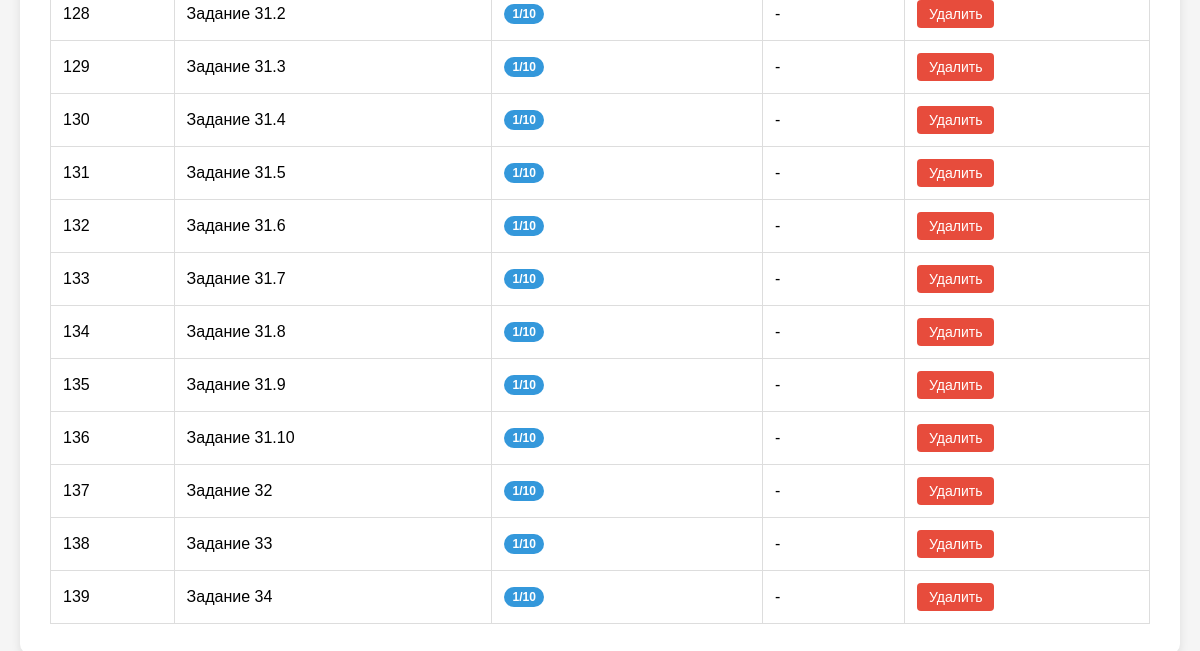
Before: /admin/tasks (signed in, lower part) with the older database file.
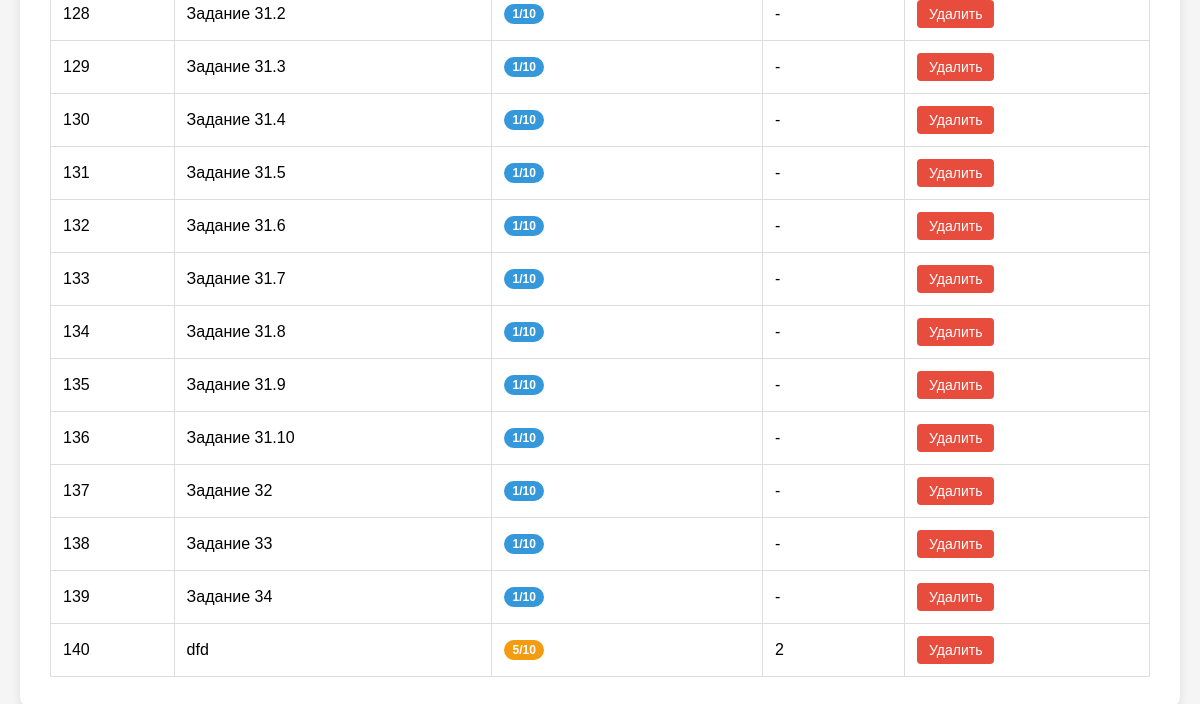
After: the same page with the newer database file.
### tables this page shows
CREATE TABLE tasks6 (id INTEGER PRIMARY KEY, title TEXT NOT NULL, description TEXT NOT NULL, anwser TEXT, difficulty INTEGER, tags TEXT, source TEXT, task_type TEXT DEFAULT 'text_answer', is_visible_to_students BIT DEFAULT 1);

### app.py (the view)
@app.route('/admin/tasks')
def admin_tasks():
    if not is_admin():
        flash('Доступ запрещен', 'error')
        return redirect(url_for('home'))
    conn = sqlite3.connect(DB_PATH)
    cursor = conn.cursor()
    cursor.execute("SELECT id, title, difficulty, tags FROM tasks6")
    tasks = [{'id': row[0], 'title': row[1], 'difficulty': row[2], 'tags': row[3]} for row in cursor.fetchall()]
    conn.close()
    return render_template('admin_tasks.html', tasks=tasks, get_difficulty_color=get_difficulty_color, user=session.get('user_info'))

### app.py (called while the page is built)
def get_difficulty_color(difficulty):
    colors = ['#3498db', '#2ecc71', '#1abc9c', '#f1c40f', '#f39c12', '#e67e22', '#d35400', '#e74c3c', '#c0392b', '#2c3e50']
    return colors[max(0, min(int(difficulty) - 1, len(colors) - 1))]

def is_admin():
    return 'user_info' in session and session['user_info'].get('username') == 'admin'

### templates/admin_tasks.html (shortened to what this page needs)
<!DOCTYPE html>
<html lang="ru">
<head>
</head>
<body>
    <div class="container">
        <table>
            <tbody>
                {% for task in tasks %}
                <tr>
                    <td>{{ task.id }}</td>
                    <td>{{ task.title[:50] }}{% if task.title|length > 50 %}...{% endif %}</td>
                    <td>
                        <span class="difficulty-badge" style="background-color: {{ get_difficulty_color(task.difficulty) }}">
                            {{ task.difficulty }}/10
                        </span>
                    </td>
                    <td>{{ task.tags or '-' }}</td>
                    <td>
                        <form method="POST" action="{{ url_for('admin_delete_task', task_id=task.id) }}" style="display: inline;">
                            <button type="submit" class="btn btn-danger" onclick="return confirm('Вы уверены, что хотите удалить это задание?')">
                                Удалить
                            </button>
                        </form>
                    </td>
                </tr>
                {% endfor %}
            </tbody>
        </table>
    </div>
</body>
</html>

Changed rows visible on the page:
added tasks6: id "140", title "dfd", difficulty "5", tags "2"
